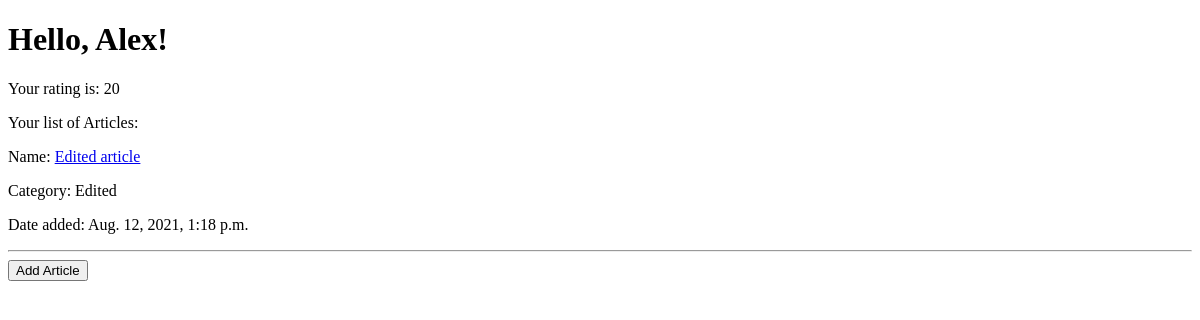
Page /user/1/ on the earlier database version.
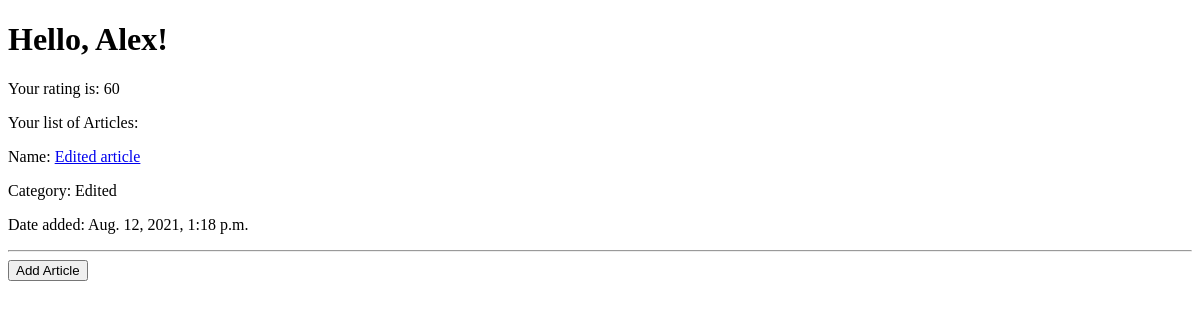
Same page on the later database version.
### project/models.py (models this page shows)
class User(models.Model):
	username = models.CharField(unique=True, max_length=32, default="")
	email = models.EmailField(unique=True, default="")
	password = models.CharField(max_length=128, default="")
	category = models.CharField(max_length=32, default="")
	description = models.TextField(default="")
	date_registered = models.DateTimeField(auto_now_add=True)
	rating = models.IntegerField(default=0)

### project/views.py (the view)
# urls.py: path("user/<int:id>/", user_page),
def user_page(request, id):
	user = User.objects.get(pk=id)
	try:
		articles = Article.objects.filter(author=user)
	except:
		articles = None
	if request.GET.get("Add") == "Add Article":
		address = "create_article/user/" + str(id) + "/"
		return redirect(address)
	return render(request, "user.html", context={"user": user, "articles": articles})

### templates/user.html (shortened to what this page needs)
<!DOCTYPE html>
<html>
<head>
</head>
<body>
	<h1>Hello, {{user.username}}!</h1>
	<p>Your rating is: {{user.rating}}</p>
	<p>Your list of Articles:</p>
	{% for i in articles %}
		<p>Name: <a class="nav-item nav-link" href="/article/{{i.id}}/user/{{user.id}}">{{i.name}}</a></p>
		<p>Category: {{i.category}}</p>
		<p>Date added: {{i.date_added}}</p>
		<hr>
	{% endfor %}
	<form method="GET", action="#"><input type="submit" name="Add", value="Add Article"></form>
</body>
</html>

Differences in the rows shown:
changed User "Alex": rating "20" → "60"
